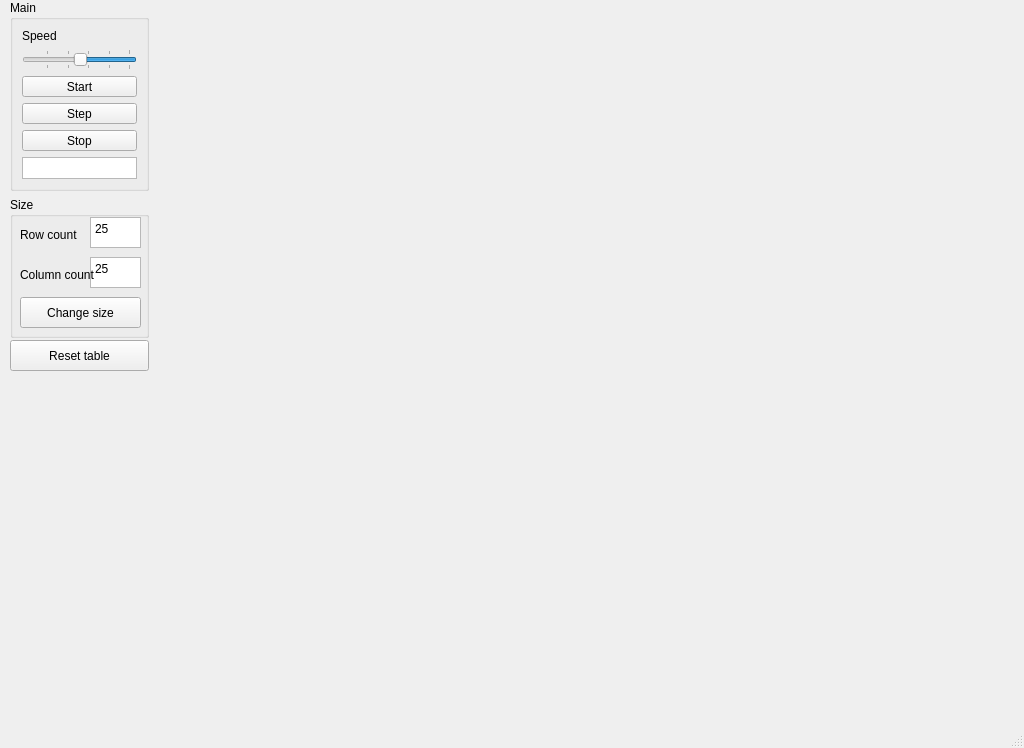
<?xml version="1.0" encoding="UTF-8"?>
<ui version="4.0">
 <class>MainWindow</class>
 <widget class="QMainWindow" name="MainWindow">
  <property name="geometry">
   <rect>
    <x>0</x>
    <y>0</y>
    <width>1024</width>
    <height>748</height>
   </rect>
  </property>
  <property name="windowTitle">
   <string>Game of life</string>
  </property>
  <widget class="QWidget" name="mainwidget">
   <property name="sizePolicy">
    <sizepolicy hsizetype="Maximum" vsizetype="Maximum">
     <horstretch>0</horstretch>
     <verstretch>0</verstretch>
    </sizepolicy>
   </property>
   <widget class="QPushButton" name="resetTableButton">
    <property name="geometry">
     <rect>
      <x>10</x>
      <y>340</y>
      <width>139</width>
      <height>31</height>
     </rect>
    </property>
    <property name="text">
     <string>Reset table</string>
    </property>
   </widget>
   <widget class="QGroupBox" name="size">
    <property name="geometry">
     <rect>
      <x>10</x>
      <y>197</y>
      <width>139</width>
      <height>141</height>
     </rect>
    </property>
    <property name="title">
     <string>Size</string>
    </property>
    <widget class="QPlainTextEdit" name="tableRowCountTextBox">
     <property name="geometry">
      <rect>
       <x>80</x>
       <y>20</y>
       <width>51</width>
       <height>31</height>
      </rect>
     </property>
     <property name="plainText">
      <string>25</string>
     </property>
    </widget>
    <widget class="QPlainTextEdit" name="tableColumnCountTextBox">
     <property name="geometry">
      <rect>
       <x>80</x>
       <y>60</y>
       <width>51</width>
       <height>31</height>
      </rect>
     </property>
     <property name="plainText">
      <string>25</string>
     </property>
    </widget>
    <widget class="QLabel" name="label_3">
     <property name="geometry">
      <rect>
       <x>10</x>
       <y>30</y>
       <width>71</width>
       <height>16</height>
      </rect>
     </property>
     <property name="text">
      <string>Row count</string>
     </property>
    </widget>
    <widget class="QLabel" name="label_4">
     <property name="geometry">
      <rect>
       <x>10</x>
       <y>70</y>
       <width>81</width>
       <height>16</height>
      </rect>
     </property>
     <property name="text">
      <string>Column count</string>
     </property>
    </widget>
    <widget class="QPushButton" name="changeTableSizeButton">
     <property name="geometry">
      <rect>
       <x>10</x>
       <y>100</y>
       <width>121</width>
       <height>31</height>
      </rect>
     </property>
     <property name="text">
      <string>Change size</string>
     </property>
    </widget>
   </widget>
   <widget class="QGroupBox" name="main">
    <property name="geometry">
     <rect>
      <x>10</x>
      <y>0</y>
      <width>139</width>
      <height>191</height>
     </rect>
    </property>
    <property name="title">
     <string>Main</string>
    </property>
    <layout class="QVBoxLayout" name="verticalLayout_4">
     <item>
      <widget class="QLabel" name="label_5">
       <property name="text">
        <string>Speed</string>
       </property>
      </widget>
     </item>
     <item>
      <widget class="QSlider" name="timerIntervalSlider">
       <property name="minimum">
        <number>10</number>
       </property>
       <property name="maximum">
        <number>500</number>
       </property>
       <property name="singleStep">
        <number>10</number>
       </property>
       <property name="sliderPosition">
        <number>250</number>
       </property>
       <property name="tracking">
        <bool>false</bool>
       </property>
       <property name="orientation">
        <enum>Qt::Horizontal</enum>
       </property>
       <property name="invertedAppearance">
        <bool>true</bool>
       </property>
       <property name="invertedControls">
        <bool>false</bool>
       </property>
       <property name="tickPosition">
        <enum>QSlider::TicksBothSides</enum>
       </property>
       <property name="tickInterval">
        <number>100</number>
       </property>
      </widget>
     </item>
     <item>
      <widget class="QPushButton" name="startGenerationButton">
       <property name="text">
        <string>Start</string>
       </property>
      </widget>
     </item>
     <item>
      <widget class="QPushButton" name="stepGenerationButton">
       <property name="text">
        <string>Step</string>
       </property>
      </widget>
     </item>
     <item>
      <widget class="QPushButton" name="stopGenerationButton">
       <property name="text">
        <string>Stop</string>
       </property>
      </widget>
     </item>
     <item>
      <widget class="QTextBrowser" name="currentTime">
       <property name="verticalScrollBarPolicy">
        <enum>Qt::ScrollBarAlwaysOff</enum>
       </property>
       <property name="horizontalScrollBarPolicy">
        <enum>Qt::ScrollBarAlwaysOff</enum>
       </property>
      </widget>
     </item>
    </layout>
   </widget>
   <widget class="QWidget" name="horizontalLayoutWidget">
    <property name="geometry">
     <rect>
      <x>159</x>
      <y>9</y>
      <width>861</width>
      <height>691</height>
     </rect>
    </property>
    <layout class="QHBoxLayout" name="workSpaceLayout"/>
   </widget>
  </widget>
  <widget class="QMenuBar" name="menubar">
   <property name="geometry">
    <rect>
     <x>0</x>
     <y>0</y>
     <width>1024</width>
     <height>21</height>
    </rect>
   </property>
  </widget>
  <widget class="QStatusBar" name="statusbar"/>
 </widget>
 <resources/>
 <connections/>
</ui>
